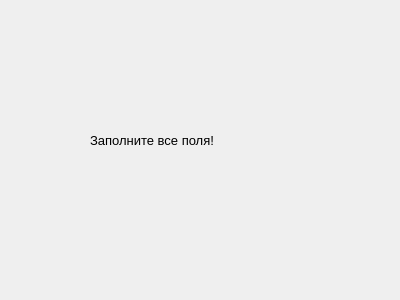
<?xml version="1.0" encoding="UTF-8"?>
<ui version="4.0">
 <class>Form</class>
 <widget class="QWidget" name="Form">
  <property name="geometry">
   <rect>
    <x>0</x>
    <y>0</y>
    <width>400</width>
    <height>300</height>
   </rect>
  </property>
  <property name="windowTitle">
   <string>Form</string>
  </property>
  <widget class="QLabel" name="label">
   <property name="geometry">
    <rect>
     <x>90</x>
     <y>100</y>
     <width>261</width>
     <height>81</height>
    </rect>
   </property>
   <property name="font">
    <font>
     <pointsize>10</pointsize>
    </font>
   </property>
   <property name="text">
    <string>Заполните все поля!</string>
   </property>
  </widget>
 </widget>
 <resources/>
 <connections/>
</ui>
